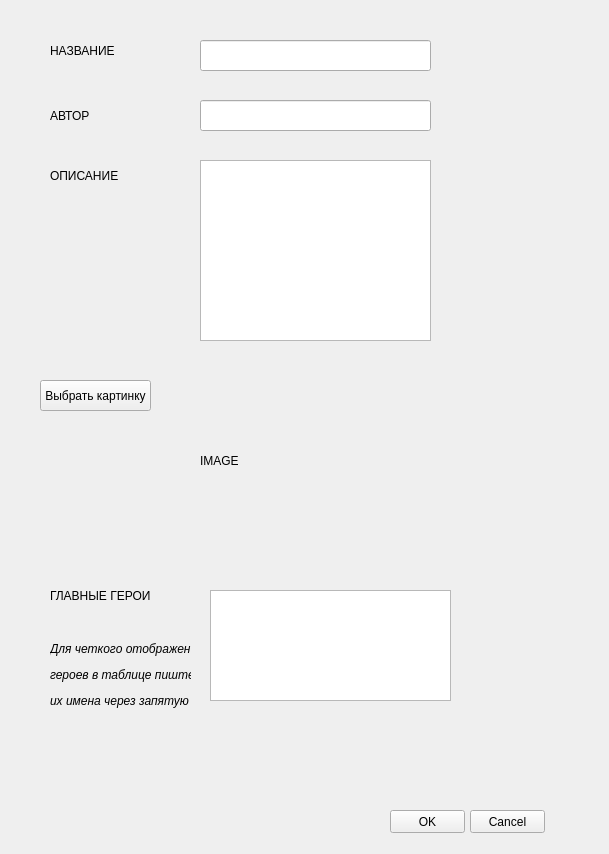
<?xml version="1.0" encoding="UTF-8"?>
<ui version="4.0">
 <class>Form</class>
 <widget class="QWidget" name="Form">
  <property name="geometry">
   <rect>
    <x>0</x>
    <y>0</y>
    <width>609</width>
    <height>854</height>
   </rect>
  </property>
  <property name="windowTitle">
   <string>Form</string>
  </property>
  <widget class="QLineEdit" name="name">
   <property name="geometry">
    <rect>
     <x>200</x>
     <y>40</y>
     <width>231</width>
     <height>31</height>
    </rect>
   </property>
  </widget>
  <widget class="QLabel" name="label_3">
   <property name="geometry">
    <rect>
     <x>50</x>
     <y>35</y>
     <width>141</width>
     <height>31</height>
    </rect>
   </property>
   <property name="text">
    <string>НАЗВАНИЕ</string>
   </property>
  </widget>
  <widget class="QLabel" name="label_4">
   <property name="geometry">
    <rect>
     <x>50</x>
     <y>160</y>
     <width>121</width>
     <height>31</height>
    </rect>
   </property>
   <property name="text">
    <string>ОПИСАНИЕ</string>
   </property>
  </widget>
  <widget class="QPushButton" name="select_picture">
   <property name="geometry">
    <rect>
     <x>40</x>
     <y>380</y>
     <width>111</width>
     <height>31</height>
    </rect>
   </property>
   <property name="text">
    <string>Выбрать картинку</string>
   </property>
  </widget>
  <widget class="QLabel" name="image">
   <property name="geometry">
    <rect>
     <x>200</x>
     <y>370</y>
     <width>261</width>
     <height>181</height>
    </rect>
   </property>
   <property name="text">
    <string>IMAGE</string>
   </property>
  </widget>
  <widget class="QLabel" name="label">
   <property name="geometry">
    <rect>
     <x>50</x>
     <y>100</y>
     <width>131</width>
     <height>31</height>
    </rect>
   </property>
   <property name="text">
    <string>АВТОР</string>
   </property>
  </widget>
  <widget class="QLineEdit" name="author">
   <property name="geometry">
    <rect>
     <x>200</x>
     <y>100</y>
     <width>231</width>
     <height>31</height>
    </rect>
   </property>
  </widget>
  <widget class="QPushButton" name="ok_btn">
   <property name="geometry">
    <rect>
     <x>390</x>
     <y>810</y>
     <width>75</width>
     <height>23</height>
    </rect>
   </property>
   <property name="text">
    <string>OK</string>
   </property>
  </widget>
  <widget class="QPushButton" name="cancel">
   <property name="geometry">
    <rect>
     <x>470</x>
     <y>810</y>
     <width>75</width>
     <height>23</height>
    </rect>
   </property>
   <property name="text">
    <string>Cancel</string>
   </property>
  </widget>
  <widget class="QLabel" name="label_2">
   <property name="geometry">
    <rect>
     <x>50</x>
     <y>580</y>
     <width>111</width>
     <height>31</height>
    </rect>
   </property>
   <property name="text">
    <string>ГЛАВНЫЕ ГЕРОИ</string>
   </property>
  </widget>
  <widget class="QLabel" name="label_5">
   <property name="geometry">
    <rect>
     <x>50</x>
     <y>630</y>
     <width>141</width>
     <height>91</height>
    </rect>
   </property>
   <property name="text">
    <string>&lt;html&gt;&lt;head/&gt;&lt;body&gt;&lt;p&gt;&lt;span style=&quot; font-style:italic;&quot;&gt;Для четкого отображения &lt;/span&gt;&lt;/p&gt;&lt;p&gt;&lt;span style=&quot; font-style:italic;&quot;&gt;героев в таблице пиште&lt;/span&gt;&lt;/p&gt;&lt;p&gt;&lt;span style=&quot; font-style:italic;&quot;&gt; их имена через запятую&lt;/span&gt;&lt;/p&gt;&lt;/body&gt;&lt;/html&gt;</string>
   </property>
  </widget>
  <widget class="QTextEdit" name="description">
   <property name="geometry">
    <rect>
     <x>200</x>
     <y>160</y>
     <width>231</width>
     <height>181</height>
    </rect>
   </property>
  </widget>
  <widget class="QTextEdit" name="characters">
   <property name="geometry">
    <rect>
     <x>210</x>
     <y>590</y>
     <width>241</width>
     <height>111</height>
    </rect>
   </property>
  </widget>
 </widget>
 <resources/>
 <connections/>
</ui>
